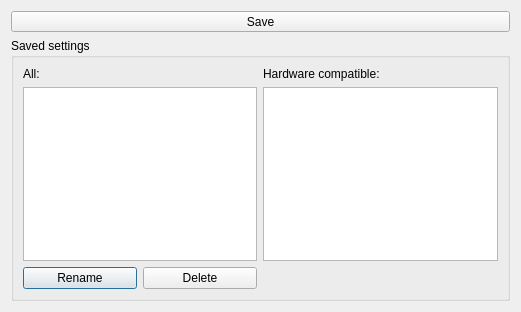
<?xml version="1.0" encoding="UTF-8"?>
<ui version="4.0">
 <class>ApplyDialog</class>
 <widget class="QDialog" name="ApplyDialog">
  <property name="geometry">
   <rect>
    <x>0</x>
    <y>0</y>
    <width>521</width>
    <height>312</height>
   </rect>
  </property>
  <property name="windowTitle">
   <string>Monitor Settings</string>
  </property>
  <property name="windowIcon">
   <iconset theme="preferences-desktop-display">
    <normaloff/>
   </iconset>
  </property>
  <layout class="QVBoxLayout" name="verticalLayout">
   <item>
    <layout class="QVBoxLayout" name="verticalLayout_3">
     <item>
      <widget class="QToolButton" name="save">
       <property name="sizePolicy">
        <sizepolicy hsizetype="Expanding" vsizetype="Fixed">
         <horstretch>0</horstretch>
         <verstretch>0</verstretch>
        </sizepolicy>
       </property>
       <property name="text">
        <string>Save</string>
       </property>
       <property name="toolButtonStyle">
        <enum>Qt::ToolButtonTextBesideIcon</enum>
       </property>
      </widget>
     </item>
     <item>
      <widget class="QGroupBox" name="groupBox">
       <property name="title">
        <string>Saved settings</string>
       </property>
       <layout class="QGridLayout" name="gridLayout">
        <item row="0" column="0">
         <widget class="QLabel" name="label">
          <property name="text">
           <string>All:</string>
          </property>
         </widget>
        </item>
        <item row="0" column="1">
         <widget class="QLabel" name="label_2">
          <property name="text">
           <string>Hardware compatible:</string>
          </property>
         </widget>
        </item>
        <item row="1" column="0">
         <widget class="QListWidget" name="allConfigs"/>
        </item>
        <item row="1" column="1">
         <widget class="QListWidget" name="hardwareCompatibleConfigs"/>
        </item>
        <item row="4" column="0">
         <layout class="QHBoxLayout" name="horizontalLayout">
          <item>
           <widget class="QPushButton" name="renamePushButton">
            <property name="text">
             <string>Rename</string>
            </property>
           </widget>
          </item>
          <item>
           <widget class="QPushButton" name="deletePushButton">
            <property name="text">
             <string>Delete</string>
            </property>
           </widget>
          </item>
         </layout>
        </item>
       </layout>
      </widget>
     </item>
    </layout>
   </item>
  </layout>
 </widget>
 <resources/>
 <connections/>
</ui>
